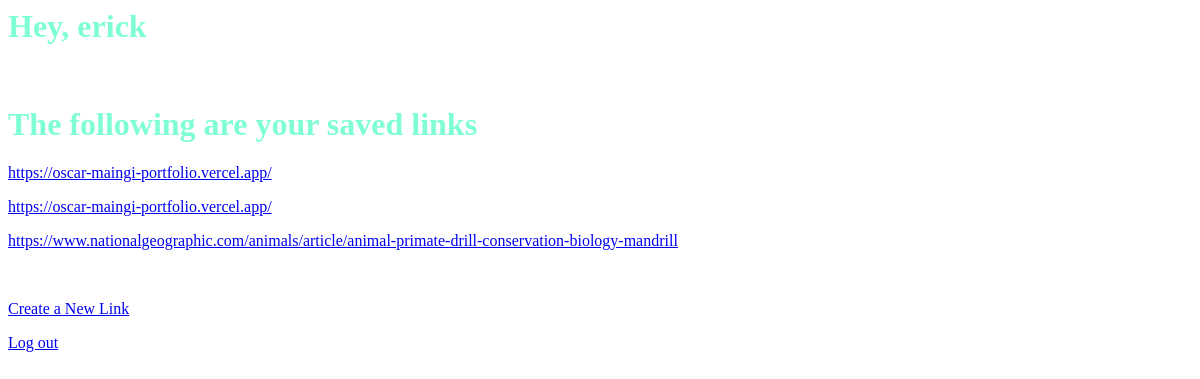
The page /bookmarks/saved_links (signed in) on the database as committed earlier.
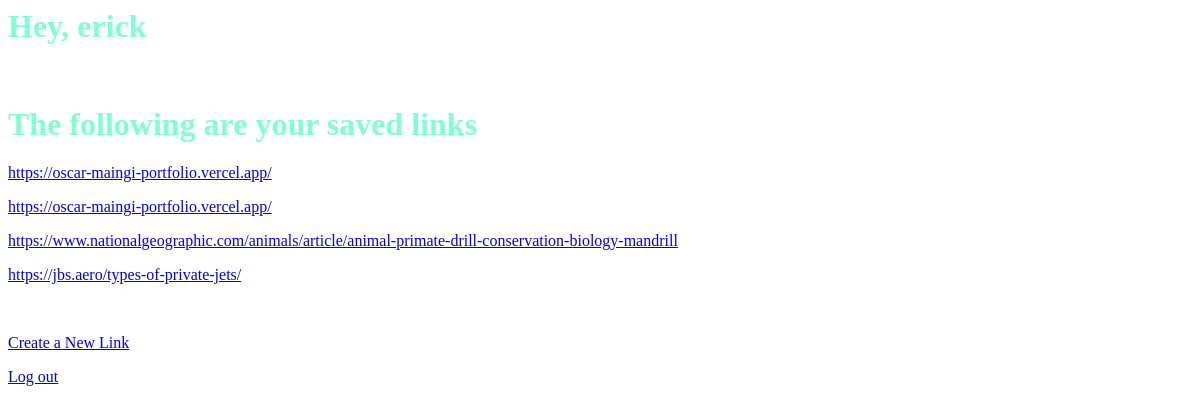
The same page on the database as committed later.
### bookmarks/models.py (models this page shows)
class Link(models.Model):
    link_owner = models.ForeignKey(User, on_delete=models.CASCADE)
    url = models.CharField(max_length=250)
    details = models.CharField(max_length=300)

### bookmarks/views.py (the view)
# urls.py: path('saved_links', views.saved_links, name='saved_links'),
@login_required #when @login_required redirects an unauthenticated user, it doesn't just send them to LOGIN_URL,
def saved_links(request):
    saved_links = Link.objects.filter(link_owner=request.user) #filter() - filters by a certain condition
    return render(request, 'bookmarks/saved_links.html', {'saved_links': saved_links})

### bookmarks/templates/bookmarks/saved_links.html (shortened to what this page needs)
{% if user.is_authenticated %}
<h1>Hey, {{user.username}}</h1>
<h1>The following are your saved links</h1>
{% for saved_link in saved_links %}
<p>
  <a href="{% url 'link_detail' saved_link.pk%}">{{saved_link.url}}</a>
</p>
{% endfor %}
<p>
  <a href="{% url 'create_link' %}">Create a New Link</a>
</p>
<a href="{% url 'logout' %}">Log out</a>
{% endif %}

Rows that differ between the two databases and show on the page:
added Link: url "https://jbs.aero/types-of-private-jets/"
